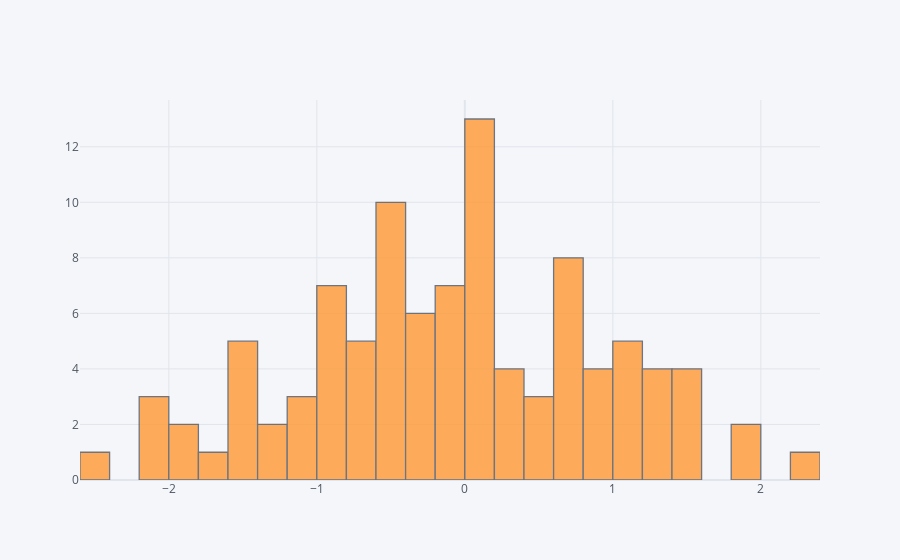

Notebook code cell kept with this figure:
### Markdown cell above
## histogram

### Code cell
df['A'].iplot(kind = 'hist', bins = 25)

### Figure 1 — Plotly figure (JSON) as saved in the notebook; plotly's stock layout.template omitted (floating-point values rounded to 4 significant figures)
{"data": [{"histfunc": "count", "histnorm": "", "marker": {"color": "rgba(255, 153, 51, 1.0)", "line": {"color": "#4D5663", "width": 1.3}}, "name": "A", "nbinsx": 25, "opacity": 0.8, "orientation": "v", "type": "histogram", "x": [0.01943, 0.6086, 0.07248, -0.9104, 1.374, 0.0752, 0.06396, -1.62, 0.7555, 0.451, -0.1016, -0.4159, 0.9955, -0.4856, 1.491, -0.1319, -0.7528, -0.5443, -1.438, 0.1719, -1.238, 0.4928, -0.6362, -0.1376, 0.06241, -0.5187, -1.41, -0.3572, -0.6376, -0.08196, 1.292, 1.834, 1.029, 0.9938, -0.3709, -0.3413, 2.262, -0.2952, 1.125, 0.5703, -0.7551, 1.051, -2.18, 1.463, -0.9825, -0.8896, -0.1583, 0.8208, -1.185, -0.04668, -0.4924, 1.347, 0.01084, 0.6174, -1.506, 0.1939, -1.57, -0.8017, -0.542, 0.124, 1.034, 0.737, 1.022, -0.4002, 1.513, 0.7625, 0.122, 0.3879, -1.986, 1.562, 1.926, 0.618, -0.2637, -0.4289, 0.1522, 0.2172, -1.002, -0.9082, -0.9324, -2.177, -2.042, 0.19, 0.7957, -0.5965, -0.3146, -2.534, -1.087, 0.9013, -0.6131, 0.796, -0.01817, 0.05016, 0.3768, -1.549, 0.26, -0.951, -0.4274, 1.303, -1.964, -1.362]}], "layout": {"barmode": "overlay", "legend": {"bgcolor": "#F5F6F9", "font": {"color": "#4D5663"}}, "paper_bgcolor": "#F5F6F9", "plot_bgcolor": "#F5F6F9", "title": {"font": {"color": "#4D5663"}}, "xaxis": {"gridcolor": "#E1E5ED", "showgrid": true, "tickfont": {"color": "#4D5663"}, "title": {"font": {"color": "#4D5663"}, "text": ""}, "zerolinecolor": "#E1E5ED"}, "yaxis": {"gridcolor": "#E1E5ED", "showgrid": true, "tickfont": {"color": "#4D5663"}, "title": {"font": {"color": "#4D5663"}, "text": ""}, "zerolinecolor": "#E1E5ED"}}}
